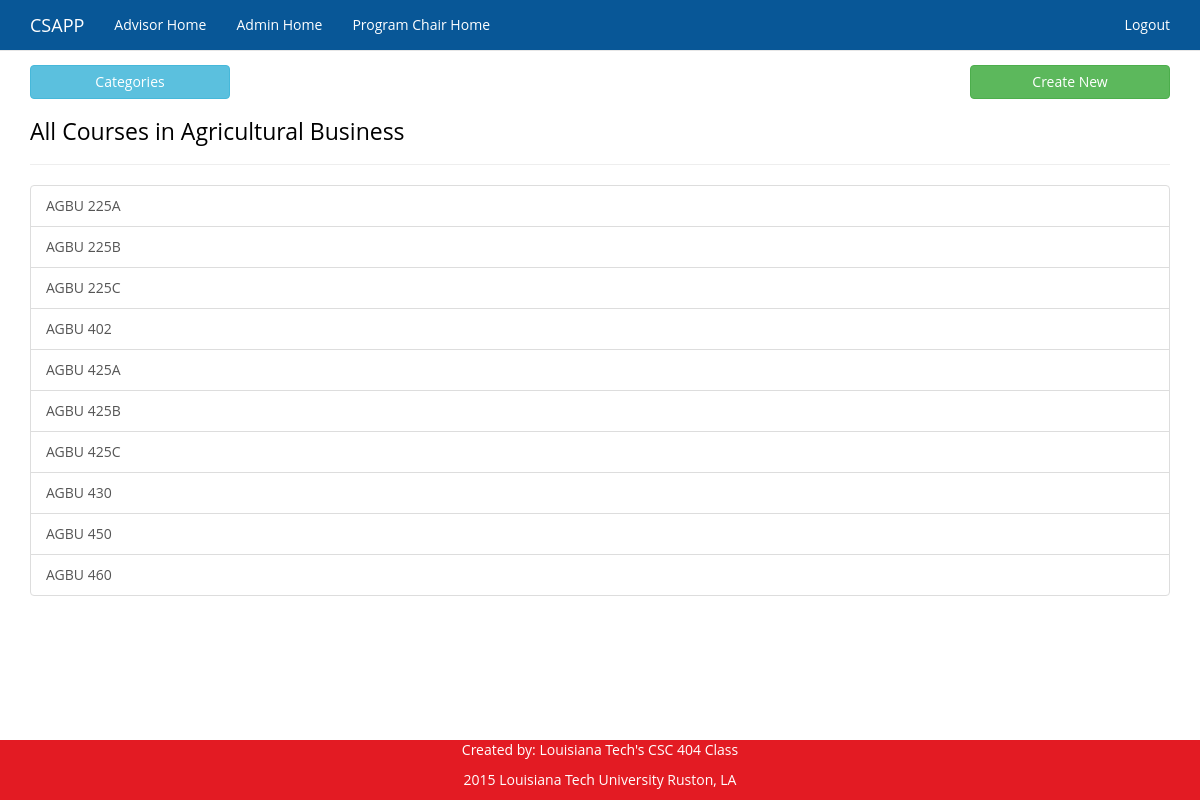
/index.php/Coursemanager/index/AGBU (signed in), run on the app's committed database.
### tables this page shows
CREATE TABLE IF NOT EXISTS `Courses` (
`CourseID` int(11) UNSIGNED NOT NULL,
  `CourseTypeID` int(11) UNSIGNED NOT NULL,
  `CourseName` varchar(6) NOT NULL,
  `CourseNumber` varchar(6) NOT NULL,
  `CourseTitle` varchar(250) DEFAULT NULL,
  `CourseDescription` varchar(250) DEFAULT NULL
);

### application/controllers/Coursemanager.php (called while the page is built, shortened)
<?php
class Coursemanager extends CI_Controller
{
	public function index()
	{
		$user = new User_model;
		$categories = Course_model::getAllCourseCategories();
		$courseName = null;
		if($this->uri->segment(3))
		{
			$courseName = $this->uri->segment(3);
		}
		else if(count($categories) > 0)
		{
			$courseName = $categories[0]['CourseName'];
		}
		$courses = Course_model::getAllCourses($courseName);
		$data = array(
			'user' => $user,
			'categories' => $categories,
			'courses' => $courses,
			'category' => Course_model::getCategoryName($courseName)
		);
		$this->load->view('coursemanager_index_view', $data);
	}
}

### index.php (called while the page is built, shortened)
<?php
require_once BASEPATH.'core/CodeIgniter.php';

### application/models/Course_model.php (called while the page is built, shortened)
<?php
class Course_model extends CI_Model
{
    private $courseID = null;
    private $courseName = null;
    private $courseNumber = null;
    public function loadPropertiesFromPrimaryKey($courseID)
    {
        if($courseID != null && filter_var($courseID, FILTER_VALIDATE_INT))
        {
            $results = $this->db->get_where('Courses', array('CourseID' => $courseID), 1);
            if($results->num_rows() > 0)
            {
                $row = $results->row_array();
                $this->courseID = $row['CourseID'];
                $this->courseName = $row['CourseName'];
				$this->courseCategoryName = self::getCategoryName($this->courseName);
                $this->courseNumber = $row['CourseNumber'];
                return true;
            }
        }
        return false;
    }
    public function getCourseID()
    {
        return $this->courseID;
    }
    public function getCourseName()
    {
        return $this->courseName;
    }
    public function getCourseNumber()
    {
        return $this->courseNumber;
    }
	public static function getCategoryName($courseName)
	{
		$db = get_instance()->db;
		$db->select('CategoryName');
		$db->where('CourseName', $courseName);
		$results = $db->get('CourseCategories');
		if($results->num_rows() > 0)
		{
			$row = $results->row_array();
			return $row['CategoryName'];
		}
		else
		{
			return $courseName;
		}
	}
    public static function getAllCourses($courseName = null)
    {
        $db = get_instance()->db;
		$db->select('CourseID');
		if($courseName != null)
		{
			$db->where('CourseName', $courseName);
		}
		$db->order_by('CourseName, CourseNumber', 'asc');
        $results = $db->get('Courses');
        $data_arr = array();
        foreach($results->result_array() as $row)
        {
            $course = new Course_model;
            if($course->loadPropertiesFromPrimaryKey($row['CourseID']))
				array_push($data_arr, $course);
        }
        return $data_arr;
    }
}

### application/views/coursemanager_index_view.php (the view, shortened to what this page needs)
<html>
    <head>
        <link rel="stylesheet" href="<?php echo CSS.'/magic-bootstrapV2_1.css'; ?>" type="text/css">
    </head>
    <body style="padding: 60px 0px;">
        <?php include_once('application/views/Templates/navbar.php'); ?>
		<div id="body" class="container" style='text-align: left;'>
			<div class="row">
				<div class="col-xs-12">
					<button id="categories-menu" class='btn btn-info pull-left' type="button" data-toggle="dropdown" aria-expanded="false">
						Categories
					</button>
					<a class='btn btn-success pull-right' href='<?php echo site_url('Coursemanager/create'); ?>'>Create New</a>
				</div>
			</div>
			<div class="row">
				<div class="col-xs-12">
					<h3>All Courses <?php if($category != null) { echo "in " . $category; } ?></h3>
					<hr />
					<ul class='list-group'>
					<?php
						if(count($courses) > 0)
						{
							foreach($courses as $course)
							{
								echo "<a class='list-group-item' href='" . site_url('Coursemanager/edit/' . $course->getCourseID()) . "'>" . $course->getCourseName() . " " . $course->getCourseNumber() . (($course->getCourseTitle() != null) ? " - " . $course->getCourseTitle() : "" ) . "</a>";
							}
						}
						else
						{
							echo "<div class='alert alert-warning'><strong>No courses found for this category</strong></div>";
						}
					?>
					</ul>
				</div>
			</div>
		</div>
        <?php include_once('application/views/Templates/footer.php'); ?>
    </body>
</html>

### data on the page
courses: CourseName "AGBU", CourseNumber "225A"
courses: CourseName "AGBU", CourseNumber "225B"
courses: CourseName "AGBU", CourseNumber "225C"
courses: CourseName "AGBU", CourseNumber "402"
courses: CourseName "AGBU", CourseNumber "425A"
courses: CourseName "AGBU", CourseNumber "425B"
courses: CourseName "AGBU", CourseNumber "425C"
courses: CourseName "AGBU", CourseNumber "430"
courses: CourseName "AGBU", CourseNumber "450"
courses: CourseName "AGBU", CourseNumber "460"

### other printed values
$category "Agricultural Business"
